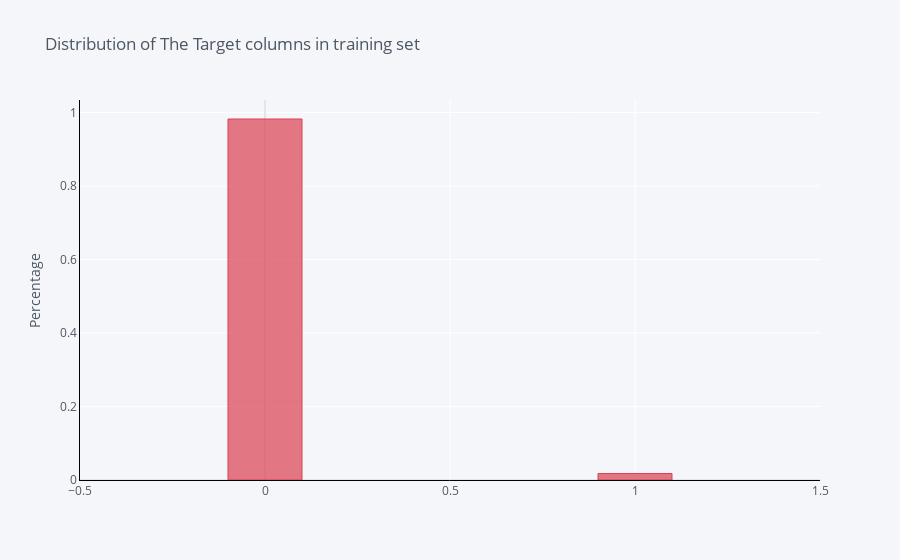

This figure's notebook cell:
### Code cell
train_df['target'].value_counts(normalize=True).iplot(kind='bar',
                                                      yTitle='Percentage',
                                                      linecolor='black',
                                                      opacity=0.7,
                                                      color='red',
                                                      theme='pearl',
                                                      bargap=0.8,
                                                      gridcolor='white',
                                                      title='Distribution of The Target columns in training set')

### Figure 1 — Plotly figure (JSON) as saved in the notebook; plotly's stock layout.template omitted (floating-point values rounded to 4 significant figures)
{"data": [{"marker": {"color": "rgba(219, 64, 82, 0.7)", "line": {"color": "rgba(219, 64, 82, 1.0)", "width": 1}}, "name": "target", "orientation": "v", "text": "", "type": "bar", "x": [0, 1], "y": [0.9824, 0.01763]}], "layout": {"bargap": 0.8, "legend": {"bgcolor": "#F5F6F9", "font": {"color": "#4D5663"}}, "paper_bgcolor": "#F5F6F9", "plot_bgcolor": "#F5F6F9", "title": {"font": {"color": "#4D5663"}, "text": "Distribution of The Target columns in training set"}, "xaxis": {"gridcolor": "white", "linecolor": "black", "showgrid": true, "tickfont": {"color": "#4D5663"}, "title": {"font": {"color": "#4D5663"}, "text": ""}, "zerolinecolor": "#E1E5ED"}, "yaxis": {"gridcolor": "white", "linecolor": "black", "showgrid": true, "tickfont": {"color": "#4D5663"}, "title": {"font": {"color": "#4D5663"}, "text": "Percentage"}, "zerolinecolor": "#E1E5ED"}}}
